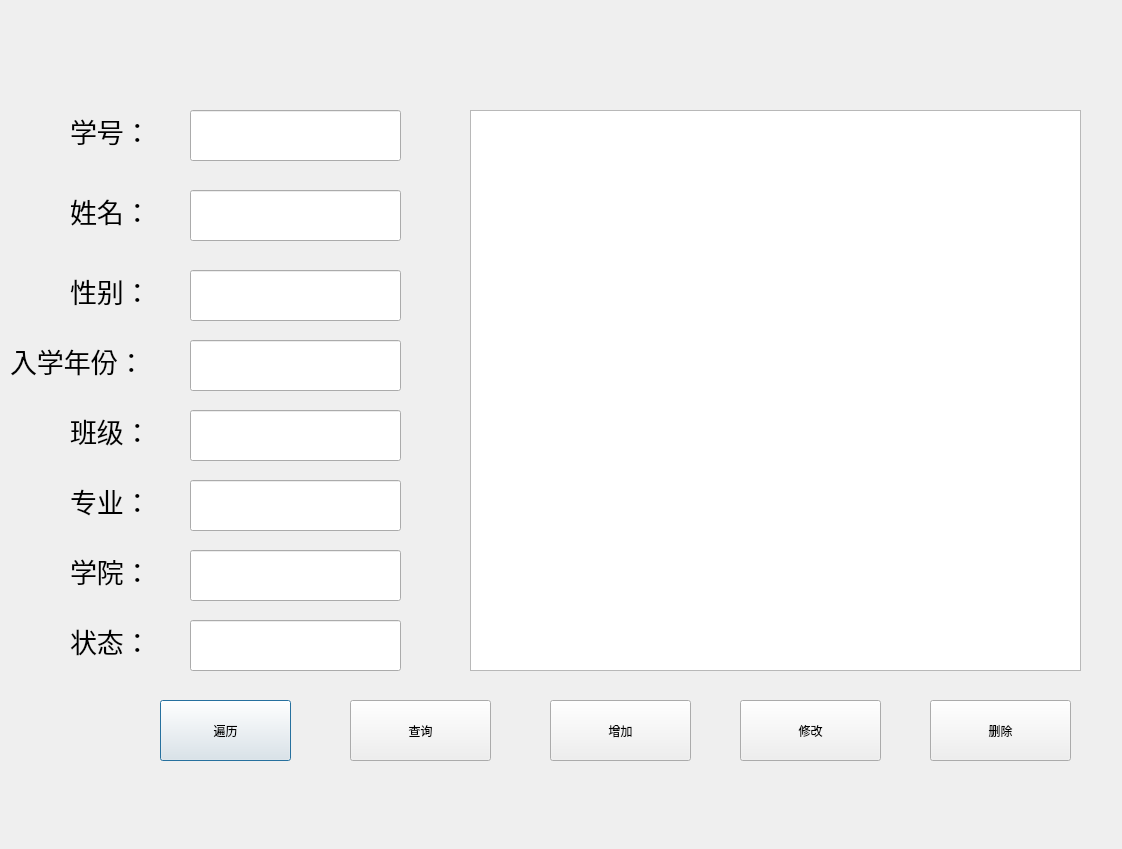
<?xml version="1.0" encoding="UTF-8"?>
<ui version="4.0">
 <class>login</class>
 <widget class="QDialog" name="login">
  <property name="geometry">
   <rect>
    <x>0</x>
    <y>0</y>
    <width>1122</width>
    <height>849</height>
   </rect>
  </property>
  <property name="windowTitle">
   <string>学生毕业管理</string>
  </property>
  <property name="windowIcon">
   <iconset>
    <normaloff>login_ui.png</normaloff>login_ui.png</iconset>
  </property>
  <widget class="QLabel" name="name_label">
   <property name="geometry">
    <rect>
     <x>70</x>
     <y>180</y>
     <width>121</width>
     <height>61</height>
    </rect>
   </property>
   <property name="font">
    <font>
     <pointsize>20</pointsize>
    </font>
   </property>
   <property name="text">
    <string>姓名：</string>
   </property>
  </widget>
  <widget class="QLineEdit" name="name_lineEdit">
   <property name="geometry">
    <rect>
     <x>190</x>
     <y>190</y>
     <width>211</width>
     <height>51</height>
    </rect>
   </property>
  </widget>
  <widget class="QPushButton" name="select_all_Button">
   <property name="geometry">
    <rect>
     <x>160</x>
     <y>700</y>
     <width>131</width>
     <height>61</height>
    </rect>
   </property>
   <property name="text">
    <string>遍历</string>
   </property>
  </widget>
  <widget class="QPushButton" name="select_Button">
   <property name="geometry">
    <rect>
     <x>350</x>
     <y>700</y>
     <width>141</width>
     <height>61</height>
    </rect>
   </property>
   <property name="text">
    <string>查询</string>
   </property>
  </widget>
  <widget class="QLabel" name="sno_label">
   <property name="geometry">
    <rect>
     <x>70</x>
     <y>90</y>
     <width>131</width>
     <height>81</height>
    </rect>
   </property>
   <property name="font">
    <font>
     <family>Agency FB</family>
     <pointsize>20</pointsize>
    </font>
   </property>
   <property name="text">
    <string>学号：</string>
   </property>
  </widget>
  <widget class="QLineEdit" name="sno_lineEdit">
   <property name="geometry">
    <rect>
     <x>190</x>
     <y>110</y>
     <width>211</width>
     <height>51</height>
    </rect>
   </property>
  </widget>
  <widget class="QLabel" name="sex_label">
   <property name="geometry">
    <rect>
     <x>70</x>
     <y>260</y>
     <width>121</width>
     <height>61</height>
    </rect>
   </property>
   <property name="font">
    <font>
     <pointsize>20</pointsize>
    </font>
   </property>
   <property name="text">
    <string>性别：</string>
   </property>
  </widget>
  <widget class="QLineEdit" name="sex_lineEdit">
   <property name="geometry">
    <rect>
     <x>190</x>
     <y>270</y>
     <width>211</width>
     <height>51</height>
    </rect>
   </property>
  </widget>
  <widget class="QLabel" name="start_year_label">
   <property name="geometry">
    <rect>
     <x>10</x>
     <y>330</y>
     <width>161</width>
     <height>61</height>
    </rect>
   </property>
   <property name="font">
    <font>
     <pointsize>20</pointsize>
    </font>
   </property>
   <property name="text">
    <string>入学年份：</string>
   </property>
  </widget>
  <widget class="QLineEdit" name="start_year_lineEdit">
   <property name="geometry">
    <rect>
     <x>190</x>
     <y>340</y>
     <width>211</width>
     <height>51</height>
    </rect>
   </property>
  </widget>
  <widget class="QLabel" name="class_label">
   <property name="geometry">
    <rect>
     <x>70</x>
     <y>400</y>
     <width>121</width>
     <height>61</height>
    </rect>
   </property>
   <property name="font">
    <font>
     <pointsize>20</pointsize>
    </font>
   </property>
   <property name="text">
    <string>班级：</string>
   </property>
  </widget>
  <widget class="QLineEdit" name="class_lineEdit">
   <property name="geometry">
    <rect>
     <x>190</x>
     <y>410</y>
     <width>211</width>
     <height>51</height>
    </rect>
   </property>
  </widget>
  <widget class="QLabel" name="profession_label">
   <property name="geometry">
    <rect>
     <x>70</x>
     <y>470</y>
     <width>121</width>
     <height>61</height>
    </rect>
   </property>
   <property name="font">
    <font>
     <pointsize>20</pointsize>
    </font>
   </property>
   <property name="text">
    <string>专业：</string>
   </property>
  </widget>
  <widget class="QLineEdit" name="profession_lineEdit">
   <property name="geometry">
    <rect>
     <x>190</x>
     <y>480</y>
     <width>211</width>
     <height>51</height>
    </rect>
   </property>
   <property name="text">
    <string/>
   </property>
  </widget>
  <widget class="QLabel" name="dept_label">
   <property name="geometry">
    <rect>
     <x>70</x>
     <y>540</y>
     <width>121</width>
     <height>61</height>
    </rect>
   </property>
   <property name="font">
    <font>
     <pointsize>20</pointsize>
    </font>
   </property>
   <property name="text">
    <string>学院：</string>
   </property>
  </widget>
  <widget class="QLineEdit" name="dept_lineEdit">
   <property name="geometry">
    <rect>
     <x>190</x>
     <y>550</y>
     <width>211</width>
     <height>51</height>
    </rect>
   </property>
   <property name="text">
    <string/>
   </property>
  </widget>
  <widget class="QTableWidget" name="stu_info_tableWidget">
   <property name="geometry">
    <rect>
     <x>470</x>
     <y>110</y>
     <width>611</width>
     <height>561</height>
    </rect>
   </property>
  </widget>
  <widget class="QPushButton" name="add_Button">
   <property name="geometry">
    <rect>
     <x>550</x>
     <y>700</y>
     <width>141</width>
     <height>61</height>
    </rect>
   </property>
   <property name="text">
    <string>增加</string>
   </property>
  </widget>
  <widget class="QPushButton" name="change_Button">
   <property name="geometry">
    <rect>
     <x>740</x>
     <y>700</y>
     <width>141</width>
     <height>61</height>
    </rect>
   </property>
   <property name="text">
    <string>修改</string>
   </property>
  </widget>
  <widget class="QPushButton" name="delete_Button">
   <property name="geometry">
    <rect>
     <x>930</x>
     <y>700</y>
     <width>141</width>
     <height>61</height>
    </rect>
   </property>
   <property name="text">
    <string>删除</string>
   </property>
  </widget>
  <widget class="QLabel" name="grad_status_label">
   <property name="geometry">
    <rect>
     <x>70</x>
     <y>610</y>
     <width>121</width>
     <height>61</height>
    </rect>
   </property>
   <property name="font">
    <font>
     <pointsize>20</pointsize>
    </font>
   </property>
   <property name="text">
    <string>状态：</string>
   </property>
  </widget>
  <widget class="QLineEdit" name="grad_status_lineEdit">
   <property name="geometry">
    <rect>
     <x>190</x>
     <y>620</y>
     <width>211</width>
     <height>51</height>
    </rect>
   </property>
   <property name="text">
    <string/>
   </property>
  </widget>
 </widget>
 <resources/>
 <connections/>
</ui>
